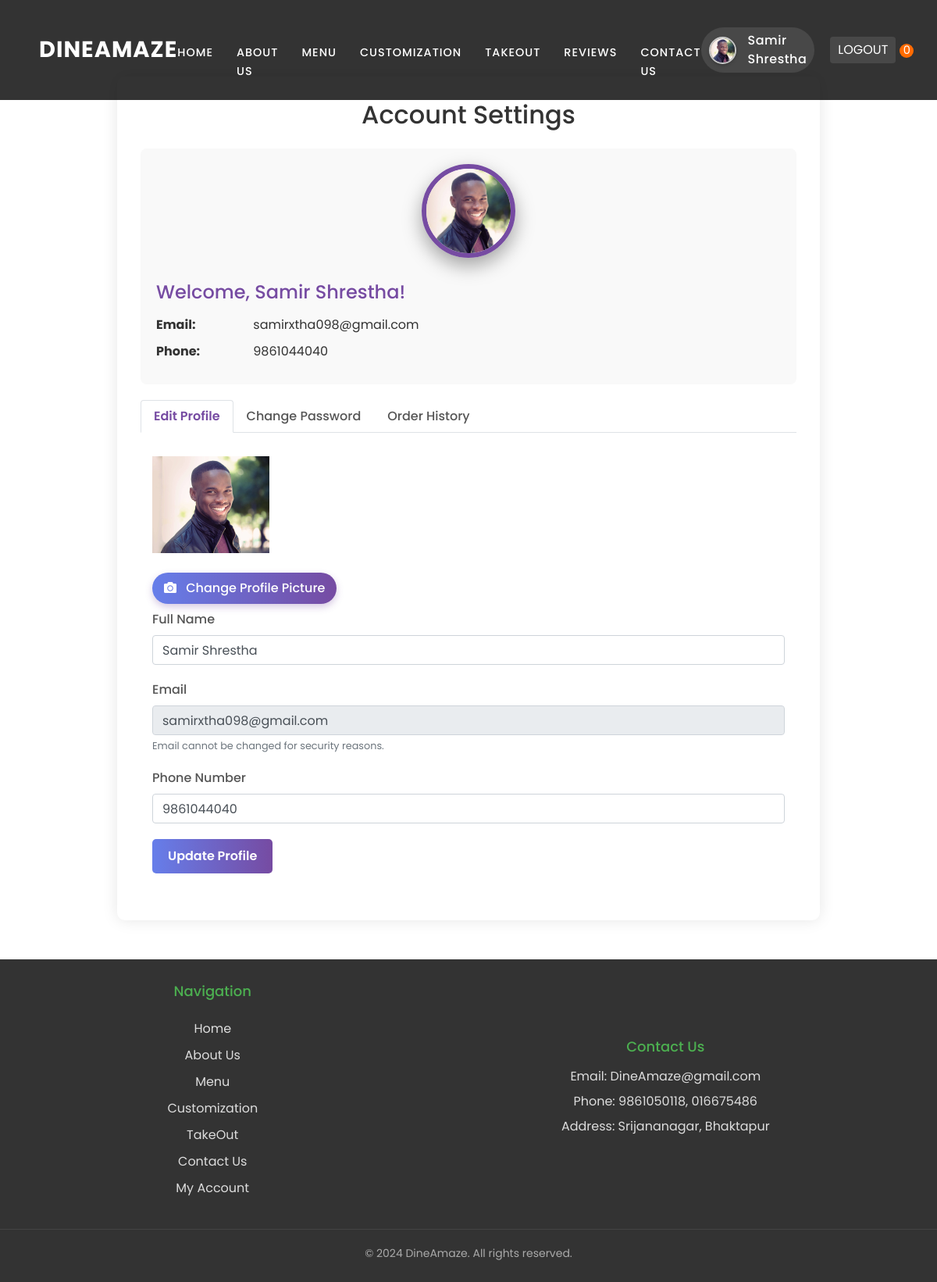
The page /account_settings.php (signed in) on the database its author committed.
### tables this page shows
CREATE TABLE `user` (
  `user_id` int(255) NOT NULL,
  `name` varchar(255) DEFAULT NULL,
  `email` varchar(255) DEFAULT NULL,
  `password` varchar(255) DEFAULT NULL,
  `phone_number` varchar(20) DEFAULT NULL,
  `is_verified` tinyint(1) DEFAULT 0,
  `profile_image` varchar(255) DEFAULT NULL
);

### account_settings.php (the view, shortened to what this page needs)
<?php
$servername = "localhost";
$username = "root";
$password = "";
$dbname = "dineamaze_database";
$conn = new mysqli($servername, $username, $password, $dbname);
$userId = $_SESSION['user_id'];
$sql = "SELECT * FROM user WHERE user_id = '$userId'";
$result = $conn->query($sql);
if ($result->num_rows > 0) {
    $user = $result->fetch_assoc();
} else {
    session_destroy();
    header("Location: Login.php");
    exit();
}
?>
<!DOCTYPE html>
<html lang="en">
<head>
    <link rel="stylesheet" href="https://stackpath.bootstrapcdn.com/bootstrap/4.5.2/css/bootstrap.min.css">
    <link rel="stylesheet" href="https://cdnjs.cloudflare.com/ajax/libs/font-awesome/5.15.3/css/all.min.css">
    <link rel="stylesheet" href="css/header.css">
    <link rel="stylesheet" href="css/Homepage.css">
    <link rel="stylesheet" href="css/account_settings.css">
</head>
<body>
    <?php include 'includes/header.php'; ?>
    <br> <br>
    <div class="account-container">
        <h2 class="text-center mb-4">Account Settings</h2>
        <div class="user-info">
            <div class="account-profile-image-container">
                <?php if(!empty($user['profile_image']) && file_exists($user['profile_image'])): ?>
                    <img src="<?php echo htmlspecialchars($user['profile_image']); ?>" alt="Profile" class="account-profile-image" id="account-profile-preview">
                <?php else: ?>
                    <img src="images/profile/default-profile.png" alt="Default Profile" class="account-profile-image" id="account-profile-preview">
                <?php endif; ?>
            </div>
            <h4>Welcome, <?php echo htmlspecialchars($user['name']); ?>!</h4>
            <p><strong>Email:</strong> <?php echo htmlspecialchars($user['email']); ?></p>
            <p><strong>Phone:</strong> <?php echo htmlspecialchars($user['phone_number']); ?></p>
        </div>
        <ul class="nav nav-tabs" id="accountTabs" role="tablist">
            <li class="nav-item">
                <a class="nav-link active" id="profile-tab" data-toggle="tab" href="#profile" role="tab">Edit Profile</a>
            </li>
            <li class="nav-item">
                <a class="nav-link" id="password-tab" data-toggle="tab" href="#password" role="tab">Change Password</a>
            </li>
            <li class="nav-item">
                <a class="nav-link" id="orders-tab" data-toggle="tab" href="#orders" role="tab">Order History</a>
            </li>
        </ul>
        <div class="tab-content" id="accountTabsContent">
            <div class="tab-pane fade show active" id="profile" role="tabpanel">
                <form method="POST" action="" enctype="multipart/form-data">
                    <div class="profile-image-container">
                        <?php if(!empty($user['profile_image']) && file_exists($user['profile_image'])): ?>
                            <img src="<?php echo htmlspecialchars($user['profile_image']); ?>" alt="Profile" class="profile-image" id="profile-preview" width="150px">
                        <?php else: ?>
                            <img src="images/profile/default-profile.png" alt="Default Profile" class="profile-image" id="profile-preview">
                        <?php endif; ?>
                        <div class="profile-upload">
                            <label for="profile_image" class="change-profile-btn">
                                <i class="fas fa-camera"></i> Change Profile Picture
                            </label>
                        </div>
                    </div>
                    <div class="form-group">
                        <label for="name">Full Name</label>
                        <input type="text" class="form-control" id="name" name="name" value="<?php echo htmlspecialchars($user['name']); ?>">
                    </div>
                    <div class="form-group">
                        <label for="email">Email</label>
                        <input type="email" class="form-control disabled-input" id="email" name="email" value="<?php echo htmlspecialchars($user['email']); ?>" readonly>
                        <small class="form-text text-muted">Email cannot be changed for security reasons.</small>
                    </div>
                    <div class="form-group">
                        <label for="phone_number">Phone Number</label>
                        <input type="text" class="form-control" id="phone_number" name="phone_number" value="<?php echo htmlspecialchars($user['phone_number']); ?>">
                    </div>
                    <button type="submit" name="update_profile" class="btn btn-primary">Update Profile</button>
                </form>
            </div>
        </div>
    </div>
    <?php include 'includes/footer.php'; ?>
</body>
</html>

### css/header.css (style rules this page uses)
.account-profile-image { width: 150px; height: 150px; border-radius: 50%; object-fit: cover; border: 4px solid #764ba2; box-shadow: 0 4px 12px rgba(0, 0, 0, 0.2); margin: 0 auto 20px; display: block; }
html, body { overflow-x: hidden; width: 100%; margin: 0; padding: 0; }

### css/Homepage.css (style rules this page uses)
body { font-family: 'Poppins', sans-serif; margin: 0; padding: 0; transition: background-color 0.3s ease, color 0.3s ease; color: #333; }
.account-container { max-width: 800px; margin: 100px auto 50px; background-color: #fff; border-radius: 8px; box-shadow: 0 0 15px rgba(0, 0, 0, 0.1); overflow: hidden; }
.form-group { margin-bottom: 20px; }

### css/account_settings.css (style rules this page uses)
.account-container { max-width: 900px; margin: 50px auto; padding: 30px; background-color: #fff; border-radius: 10px; box-shadow: 0 0 20px rgba(0, 0, 0, 0.1); }
.account-container .account-profile-image-container { text-align: center; margin-bottom: 30px; max-width: 200px; margin-left: auto; width: 40%; margin-right: auto; }
.account-container .account-profile-image { max-width: 120px; height: auto; aspect-ratio: 1/1; border-radius: 50%; object-fit: cover; border: 5px solid #764ba2; box-shadow: 0 8px 20px rgba(0,0,0,0.3); }
.account-container .user-info .account-profile-image-container { max-width: 120px; }
.account-container #account-profile-preview { width: 200px; height: auto; aspect-ratio: 1/1; border-radius: 50%; object-fit: cover; border: 6px solid #764ba2; box-shadow: 0 10px 25px rgba(0,0,0,0.35); margin: 0 auto 25px; display: block; transition: transform 0.3s ease; }
.profile-upload { margin-top: 15px; }
.profile-upload label { cursor: pointer; color: #764ba2; font-weight: 500; padding: 8px 15px; background-color: rgba(118, 75, 162, 0.1); border-radius: 20px; transition: background-color 0.3s ease; }
.disabled-input { background-color: #f8f9fa; cursor: not-allowed; }
.nav-tabs .nav-link { color: #555; font-weight: 500; }
.nav-tabs .nav-link.active { color: #764ba2; font-weight: 600; }
.tab-content { padding: 30px 15px; }
.form-group label { font-weight: 500; color: #555; }
.btn-primary { background: linear-gradient(to right, #667eea, #764ba2); border: none; padding: 10px 20px; border-radius: 5px; font-weight: 600; }
.user-info { background-color: #f9f9f9; padding: 20px; border-radius: 8px; margin-bottom: 20px; }
.user-info h4 { color: #764ba2; margin-bottom: 15px; }
.user-info p { margin-bottom: 10px; }
.user-info strong { display: inline-block; width: 120px; }
.change-profile-btn { display: inline-block; background: linear-gradient(to right, #667eea, #764ba2); color: white !important; font-weight: 500; padding: 10px 20px; border-radius: 30px; box-shadow: 0 4px 10px rgba(118, 75, 162, 0.3); transition: all 0.3s ease; cursor: pointer; margin-top: 10px; }
.change-profile-btn i { margin-right: 8px; }
.profile-image-container img { width: 150px; }

### rows shown on the page
user: profile_image (picture), name "Samir Shrestha", email "samirxtha098@gmail.com", phone_number "9861044040"

### other values the page prints
$userName "Samir Shrestha"
